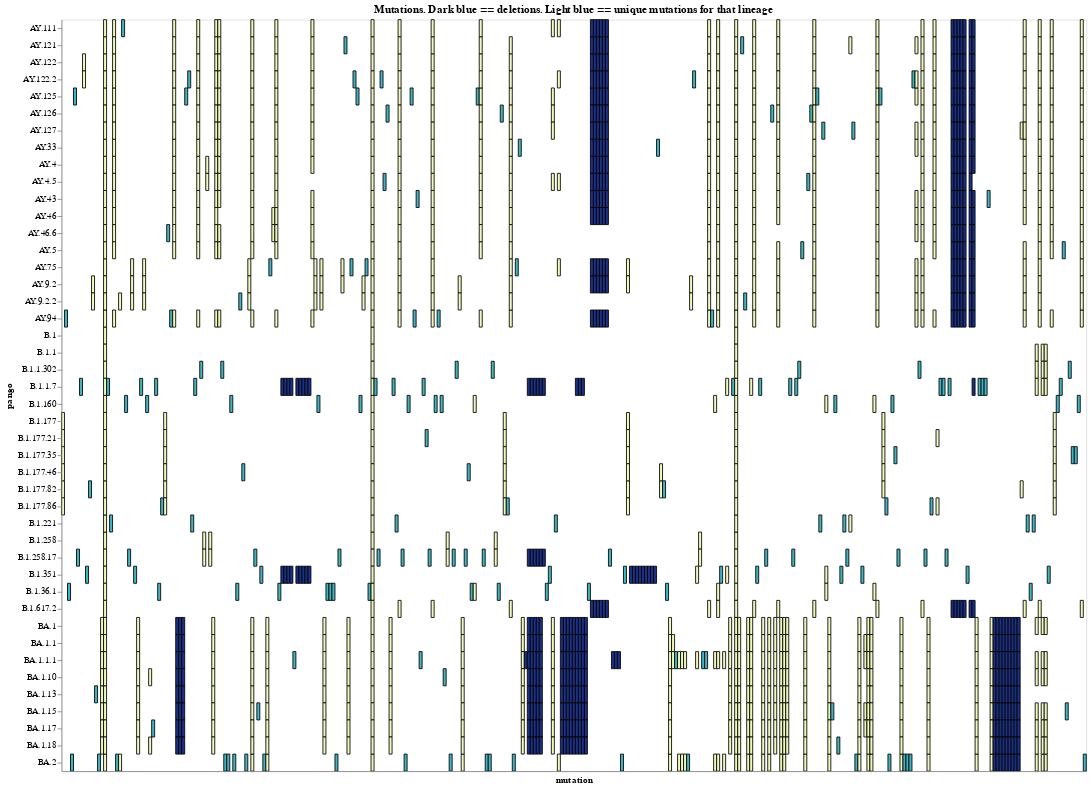

The notebook cell this image was saved under:
### Code cell
def make_mutations_df(mutation_path: str) -> pd.DataFrame:
    '''Transforms the df of mutations to a suitable format'''
    mutations = pd.read_csv(mutation_path)
    mutations['unique'] = [1 if x == 1 else 0 for x in mutations.number_mutations]
    mutations['kind'] = [2 if '-' in str(x) else y for x,y in zip(mutations.mutation, mutations.unique)]
    mutations['position'] = mutations['mutation'].str.extract('(\d+)').astype(int)
    
    return mutations
    
    
def plot_mutation_heatmap(mutation_path: str):
    '''Plots a heatmap over all mutations in the mutation csv file'''
    mutations = make_mutations_df(mutation_path)
    
    unique_mut = list(mutations.mutation.unique())
    order_level = sorted(unique_mut, key=lambda x: int("".join([i for i in x if i.isdigit()])))
    
    fig = alt.Chart(mutations, title='Mutations. Dark blue == deletions. Light blue == unique mutations for that lineage').mark_rect(stroke='black').encode(
        x=alt.X('mutation', axis=alt.Axis(labels=False, ticks=False), sort=order_level),
        y='pango',
        color=alt.Color('kind', legend=None),
        tooltip=[
            alt.Tooltip('mutation', title='Mutation'),
            alt.Tooltip('pango', title='Pango')]).properties(width=1200)
    
    return fig

plot_mutation_heatmap('mutations.csv')

### Figure 1 — Vega-Lite specification as saved in the notebook (floating-point values rounded to 4 significant figures; data arrays with more than 128 entries replaced by an {"elided": "..."} marker saying what was removed)
{"config": {"view": {"continuousWidth": 400, "continuousHeight": 300}}, "data": {"name": "data-a0caabbdf6176796fefe56eefe975a23"}, "mark": {"type": "rect", "stroke": "black"}, "encoding": {"color": {"field": "kind", "legend": null, "type": "quantitative"}, "tooltip": [{"field": "mutation", "title": "Mutation", "type": "nominal"}, {"field": "pango", "title": "Pango", "type": "nominal"}], "x": {"axis": {"labels": false, "ticks": false}, "field": "mutation", "sort": {"elided": "341 str values"}, "type": "nominal"}, "y": {"field": "pango", "type": "nominal"}}, "title": "Mutations. Dark blue == deletions. Light blue == unique mutations for that lineage", "width": 1200, "$schema": "https://vega.github.io/schema/vega-lite/v4.17.0.json", "datasets": {"data-a0caabbdf6176796fefe56eefe975a23": {"elided": "1648 records"}}}
